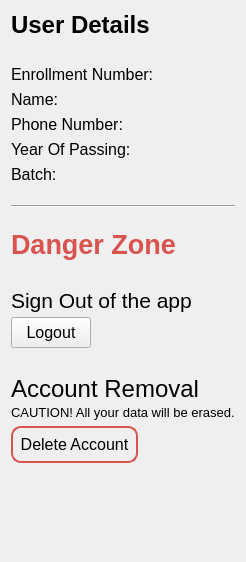
        <widget class="QWidget" name="settings_page">
         <layout class="QVBoxLayout" name="verticalLayout_8">
          <item>
           <widget class="QLabel" name="label_12">
            <property name="font">
             <font>
              <pointsize>18</pointsize>
              <bold>true</bold>
             </font>
            </property>
            <property name="text">
             <string>User Details</string>
            </property>
           </widget>
          </item>
          <item>
           <spacer name="verticalSpacer_3">
            <property name="orientation">
             <enum>Qt::Orientation::Vertical</enum>
            </property>
            <property name="sizeType">
             <enum>QSizePolicy::Policy::Fixed</enum>
            </property>
            <property name="sizeHint" stdset="0">
             <size>
              <width>20</width>
              <height>20</height>
             </size>
            </property>
           </spacer>
          </item>
          <item>
           <layout class="QHBoxLayout" name="horizontalLayout_3">
            <item>
             <layout class="QVBoxLayout" name="verticalLayout_6">
              <item>
               <widget class="QLabel" name="label_13">
                <property name="font">
                 <font>
                  <pointsize>12</pointsize>
                 </font>
                </property>
                <property name="text">
                 <string>Enrollment Number:</string>
                </property>
               </widget>
              </item>
              <item>
               <widget class="QLabel" name="label_26">
                <property name="font">
                 <font>
                  <pointsize>12</pointsize>
                 </font>
                </property>
                <property name="text">
                 <string>Name:</string>
                </property>
               </widget>
              </item>
              <item>
               <widget class="QLabel" name="label_25">
                <property name="font">
                 <font>
                  <pointsize>12</pointsize>
                 </font>
                </property>
                <property name="text">
                 <string>Phone Number:</string>
                </property>
               </widget>
              </item>
              <item>
               <widget class="QLabel" name="label_24">
                <property name="font">
                 <font>
                  <pointsize>12</pointsize>
                 </font>
                </property>
                <property name="text">
                 <string>Year Of Passing:</string>
                </property>
               </widget>
              </item>
              <item>
               <widget class="QLabel" name="label_23">
                <property name="font">
                 <font>
                  <pointsize>12</pointsize>
                 </font>
                </property>
                <property name="text">
                 <string>Batch:</string>
                </property>
               </widget>
              </item>
             </layout>
            </item>
            <item>
             <layout class="QVBoxLayout" name="verticalLayout_7">
              <item>
               <widget class="QLabel" name="uidSettings">
                <property name="font">
                 <font>
                  <pointsize>12</pointsize>
                 </font>
                </property>
                <property name="text">
                 <string/>
                </property>
               </widget>
              </item>
              <item>
               <widget class="QLabel" name="nameSettings">
                <property name="font">
                 <font>
                  <pointsize>12</pointsize>
                 </font>
                </property>
                <property name="text">
                 <string/>
                </property>
               </widget>
              </item>
              <item>
               <widget class="QLabel" name="pnSettings">
                <property name="font">
                 <font>
                  <pointsize>12</pointsize>
                 </font>
                </property>
                <property name="text">
                 <string/>
                </property>
               </widget>
              </item>
              <item>
               <widget class="QLabel" name="yearSettings">
                <property name="font">
                 <font>
                  <pointsize>12</pointsize>
                 </font>
                </property>
                <property name="text">
                 <string/>
                </property>
               </widget>
              </item>
              <item>
               <widget class="QLabel" name="batchSettings">
                <property name="font">
                 <font>
                  <pointsize>12</pointsize>
                 </font>
                </property>
                <property name="text">
                 <string/>
                </property>
               </widget>
              </item>
             </layout>
            </item>
            <item>
             <spacer name="horizontalSpacer_4">
              <property name="orientation">
               <enum>Qt::Orientation::Horizontal</enum>
              </property>
              <property name="sizeHint" stdset="0">
               <size>
                <width>40</width>
                <height>20</height>
               </size>
              </property>
             </spacer>
            </item>
           </layout>
          </item>
          <item>
           <spacer name="verticalSpacer_5">
            <property name="orientation">
             <enum>Qt::Orientation::Vertical</enum>
            </property>
            <property name="sizeType">
             <enum>QSizePolicy::Policy::Fixed</enum>
            </property>
            <property name="sizeHint" stdset="0">
             <size>
              <width>20</width>
              <height>15</height>
             </size>
            </property>
           </spacer>
          </item>
          <item>
           <widget class="Line" name="line_2">
            <property name="orientation">
             <enum>Qt::Orientation::Horizontal</enum>
            </property>
           </widget>
          </item>
          <item>
           <spacer name="verticalSpacer_28">
            <property name="orientation">
             <enum>Qt::Orientation::Vertical</enum>
            </property>
            <property name="sizeType">
             <enum>QSizePolicy::Policy::Fixed</enum>
            </property>
            <property name="sizeHint" stdset="0">
             <size>
              <width>20</width>
              <height>15</height>
             </size>
            </property>
           </spacer>
          </item>
          <item>
           <widget class="QLabel" name="label_18">
            <property name="font">
             <font>
              <family>Segoe UI</family>
              <pointsize>20</pointsize>
              <italic>false</italic>
              <bold>true</bold>
             </font>
            </property>
            <property name="styleSheet">
             <string notr="true">color:#D9534F;</string>
            </property>
            <property name="text">
             <string>Danger Zone</string>
            </property>
           </widget>
          </item>
          <item>
           <spacer name="verticalSpacer_8">
            <property name="sizePolicy">
             <sizepolicy hsizetype="Minimum" vsizetype="Fixed">
              <horstretch>0</horstretch>
              <verstretch>0</verstretch>
             </sizepolicy>
            </property>
            <property name="orientation">
             <enum>Qt::Orientation::Vertical</enum>
            </property>
            <property name="sizeType">
             <enum>QSizePolicy::Policy::Fixed</enum>
            </property>
            <property name="sizeHint" stdset="0">
             <size>
              <width>20</width>
              <height>15</height>
             </size>
            </property>
           </spacer>
          </item>
          <item>
           <widget class="QLabel" name="label_15">
            <property name="minimumSize">
             <size>
              <width>0</width>
              <height>30</height>
             </size>
            </property>
            <property name="maximumSize">
             <size>
              <width>16777215</width>
              <height>22</height>
             </size>
            </property>
            <property name="styleSheet">
             <string notr="true">font:16pt;
</string>
            </property>
            <property name="text">
             <string>Sign Out of the app</string>
            </property>
           </widget>
          </item>
          <item>
           <layout class="QHBoxLayout" name="horizontalLayout_10">
            <item>
             <widget class="QPushButton" name="logout_settings">
              <property name="minimumSize">
               <size>
                <width>0</width>
                <height>31</height>
               </size>
              </property>
              <property name="font">
               <font>
                <pointsize>12</pointsize>
               </font>
              </property>
              <property name="cursor">
               <cursorShape>PointingHandCursor</cursorShape>
              </property>
              <property name="styleSheet">
               <string notr="true"/>
              </property>
              <property name="text">
               <string>Logout</string>
              </property>
             </widget>
            </item>
            <item>
             <spacer name="horizontalSpacer_6">
              <property name="orientation">
               <enum>Qt::Orientation::Horizontal</enum>
              </property>
              <property name="sizeHint" stdset="0">
               <size>
                <width>40</width>
                <height>20</height>
               </size>
              </property>
             </spacer>
            </item>
           </layout>
          </item>
          <item>
           <spacer name="verticalSpacer_7">
            <property name="orientation">
             <enum>Qt::Orientation::Vertical</enum>
            </property>
            <property name="sizeType">
             <enum>QSizePolicy::Policy::Fixed</enum>
            </property>
            <property name="sizeHint" stdset="0">
             <size>
              <width>20</width>
              <height>15</height>
             </size>
            </property>
           </spacer>
          </item>
          <item>
           <widget class="QLabel" name="label_16">
            <property name="minimumSize">
             <size>
              <width>0</width>
              <height>30</height>
             </size>
            </property>
            <property name="maximumSize">
             <size>
              <width>16777215</width>
              <height>20</height>
             </size>
            </property>
            <property name="styleSheet">
             <string notr="true">font:18pt;
</string>
            </property>
            <property name="text">
             <string>Account Removal</string>
            </property>
           </widget>
          </item>
          <item>
           <widget class="QLabel" name="label_19">
            <property name="styleSheet">
             <string notr="true">font:10pt;</string>
            </property>
            <property name="text">
             <string>CAUTION! All your data will be erased.</string>
            </property>
           </widget>
          </item>
          <item>
           <layout class="QHBoxLayout" name="horizontalLayout_9">
            <item>
             <widget class="QPushButton" name="delete_acc">
              <property name="cursor">
               <cursorShape>PointingHandCursor</cursorShape>
              </property>
              <property name="styleSheet">
               <string notr="true">background-color:rgba(0,0,0,0);
border: 2px solid #D9534F;
padding: 7px;
font: 12pt;
border-radius:10px;</string>
              </property>
              <property name="text">
               <string>Delete Account</string>
              </property>
             </widget>
            </item>
            <item>
             <spacer name="horizontalSpacer_5">
              <property name="orientation">
               <enum>Qt::Orientation::Horizontal</enum>
              </property>
              <property name="sizeHint" stdset="0">
               <size>
                <width>40</width>
                <height>20</height>
               </size>
              </property>
             </spacer>
            </item>
           </layout>
          </item>
          <item>
           <spacer name="verticalSpacer_4">
            <property name="orientation">
             <enum>Qt::Orientation::Vertical</enum>
            </property>
            <property name="sizeHint" stdset="0">
             <size>
              <width>20</width>
              <height>88</height>
             </size>
            </property>
           </spacer>
          </item>
         </layout>
        </widget>
